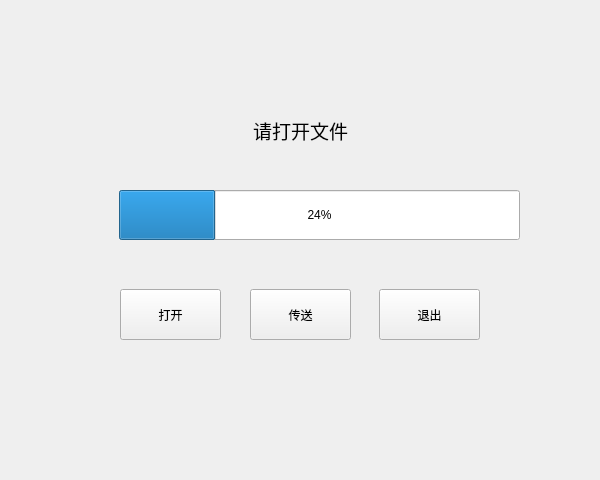
<?xml version="1.0" encoding="UTF-8"?>
<ui version="4.0">
 <class>TransferFileWindow</class>
 <widget class="QWidget" name="TransferFileWindow">
  <property name="geometry">
   <rect>
    <x>0</x>
    <y>0</y>
    <width>600</width>
    <height>480</height>
   </rect>
  </property>
  <property name="maximumSize">
   <size>
    <width>600</width>
    <height>480</height>
   </size>
  </property>
  <property name="sizeIncrement">
   <size>
    <width>600</width>
    <height>480</height>
   </size>
  </property>
  <property name="windowTitle">
   <string>Form</string>
  </property>
  <widget class="QPushButton" name="open_file_button">
   <property name="geometry">
    <rect>
     <x>120</x>
     <y>289</y>
     <width>101</width>
     <height>51</height>
    </rect>
   </property>
   <property name="text">
    <string>打开</string>
   </property>
  </widget>
  <widget class="QPushButton" name="quit_button">
   <property name="geometry">
    <rect>
     <x>379</x>
     <y>289</y>
     <width>101</width>
     <height>51</height>
    </rect>
   </property>
   <property name="text">
    <string>退出</string>
   </property>
  </widget>
  <widget class="QProgressBar" name="progressBar">
   <property name="geometry">
    <rect>
     <x>119</x>
     <y>190</y>
     <width>401</width>
     <height>50</height>
    </rect>
   </property>
   <property name="value">
    <number>24</number>
   </property>
  </widget>
  <widget class="QLabel" name="state_label">
   <property name="geometry">
    <rect>
     <x>35</x>
     <y>110</y>
     <width>531</width>
     <height>41</height>
    </rect>
   </property>
   <property name="font">
    <font>
     <family>黑体</family>
     <pointsize>14</pointsize>
     <weight>50</weight>
     <bold>false</bold>
     <kerning>true</kerning>
    </font>
   </property>
   <property name="text">
    <string>请打开文件</string>
   </property>
   <property name="textFormat">
    <enum>Qt::AutoText</enum>
   </property>
   <property name="alignment">
    <set>Qt::AlignCenter</set>
   </property>
  </widget>
  <widget class="QPushButton" name="transfer_file_button">
   <property name="geometry">
    <rect>
     <x>250</x>
     <y>289</y>
     <width>101</width>
     <height>51</height>
    </rect>
   </property>
   <property name="text">
    <string>传送</string>
   </property>
  </widget>
 </widget>
 <resources/>
 <connections/>
</ui>
